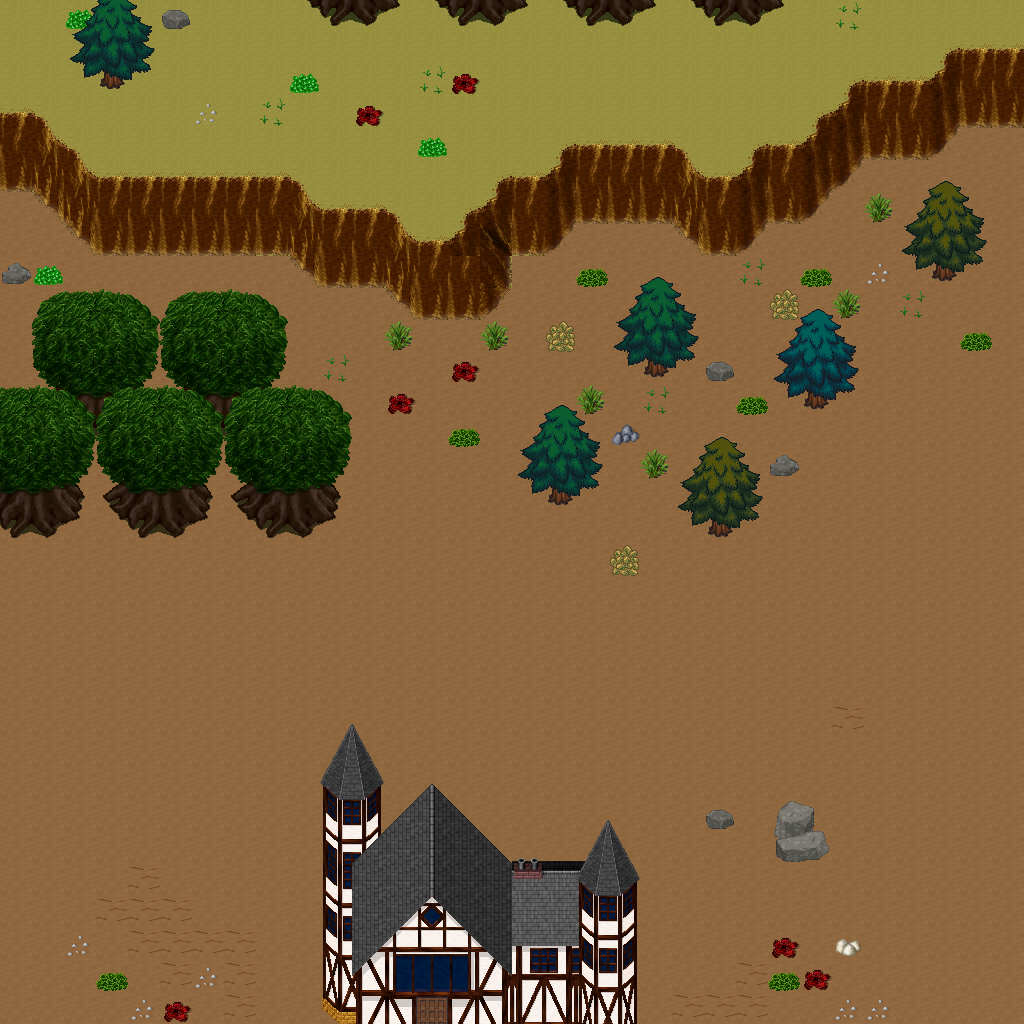

This is a level from a 2D game, rendered from its Tiled map with the project's own tilesets. A one-line summary and the map file follow, with tile-layer data summarised:
An orthogonal 32x32 tile map with 32x32 px tiles, 5 tile layers (Ground, Objects, Objects2, Above, ...), 1 hidden layer not drawn, 23 tilesets.

<map version="1.10" tiledversion="1.11.0" orientation="orthogonal" renderorder="right-down" width="32" height="32" tilewidth="32" tileheight="32" infinite="0" nextlayerid="11" nextobjectid="1">
 <tileset firstgid="1" name="ground_ground" tilewidth="32" tileheight="32" tilecount="33" columns="3">
  <image source="../drawable/ground_ground.png" width="96" height="352" />
 </tileset>
 <tileset firstgid="34" name="ground_ridge_earth_dark" tilewidth="32" tileheight="32" tilecount="96" columns="12">
  <image source="../drawable/ground_ridge_earth_dark.png" width="384" height="256" />
 </tileset>
 <tileset firstgid="130" name="logic_collision" tilewidth="32" tileheight="32" tilecount="1" columns="1">
  <image source="../drawable/logic_collision.png" width="32" height="32" />
 </tileset>
 <tileset firstgid="131" name="logic_creature_animal" tilewidth="32" tileheight="32" tilecount="32" columns="8">
  <image source="../drawable/logic_creature_animal.png" width="256" height="128" />
 </tileset>
 <tileset firstgid="163" name="ground_earth_edges" tilewidth="32" tileheight="32" tilecount="18" columns="6">
  <image source="../drawable/ground_earth_edges.png" width="192" height="96" />
 </tileset>
 <tileset firstgid="181" name="plant_grasses" tilewidth="32" tileheight="32" tilecount="6" columns="3">
  <image source="../drawable/plant_grasses.png" width="96" height="64" />
 </tileset>
 <tileset firstgid="187" name="ground_earth_edges_yellowgreen" tilewidth="32" tileheight="32" tilecount="15" columns="5">
  <image source="../drawable/ground_earth_edges_yellowgreen.png" width="160" height="96" />
 </tileset>
 <tileset firstgid="202" name="ground_grass_corners" tilewidth="32" tileheight="32" tilecount="24" columns="6">
  <image source="../drawable/ground_grass_corners.png" width="192" height="128" />
 </tileset>
 <tileset firstgid="226" name="plant_tree_tree_darkgreen" tilewidth="32" tileheight="32" tilecount="88" columns="8">
  <image source="../drawable/plant_tree_tree_darkgreen.png" width="256" height="352" />
 </tileset>
 <tileset firstgid="314" name="plant_tree_evergreen" tilewidth="32" tileheight="32" tilecount="36" columns="3">
  <image source="../drawable/plant_tree_evergreen.png" width="96" height="384" />
 </tileset>
 <tileset firstgid="350" name="plant_bush_various_small" tilewidth="32" tileheight="32" tilecount="9" columns="3">
  <image source="../drawable/plant_bush_various_small.png" width="96" height="96" />
 </tileset>
 <tileset firstgid="359" name="plant_bush_bushes" tilewidth="32" tileheight="32" tilecount="10" columns="5">
  <image source="../drawable/plant_bush_bushes.png" width="160" height="64" />
 </tileset>
 <tileset firstgid="369" name="building_decoration_rocks" tilewidth="32" tileheight="32" tilecount="6" columns="3">
  <image source="../drawable/building_decoration_rocks.png" width="96" height="64" />
 </tileset>
 <tileset firstgid="375" name="ground_stonecircle" tilewidth="32" tileheight="32" tilecount="81" columns="9">
  <image source="../drawable/ground_stonecircle.png" width="288" height="288" />
 </tileset>
 <tileset firstgid="456" name="ground_rock_rocks" tilewidth="32" tileheight="32" tilecount="4" columns="2">
  <image source="../drawable/ground_rock_rocks.png" width="64" height="64" />
 </tileset>
 <tileset firstgid="460" name="building_decoration_orbpedestal" tilewidth="32" tileheight="32" tilecount="2" columns="1">
  <image source="../drawable/building_decoration_orbpedestal.png" width="32" height="64" />
 </tileset>
 <tileset firstgid="462" name="building_house_chalet" tilewidth="32" tileheight="32" tilecount="56" columns="7">
  <image source="../drawable/building_house_chalet.png" width="224" height="256" />
 </tileset>
 <tileset firstgid="518" name="building_tower_chalet" tilewidth="32" tileheight="32" tilecount="16" columns="2">
  <image source="../drawable/building_tower_chalet.png" width="64" height="256" />
 </tileset>
 <tileset firstgid="534" name="plant_bush_bush_pinks" tilewidth="32" tileheight="32" tilecount="4" columns="2">
  <image source="../drawable/plant_bush_bush_pinks.png" width="64" height="64" />
 </tileset>
 <tileset firstgid="538" name="ground_dry_grass" tilewidth="32" tileheight="32" tilecount="54" columns="9">
  <image source="../drawable/ground_dry_grass.png" width="288" height="192" />
 </tileset>
 <tileset firstgid="592" name="object_rock_pillars_stone" tilewidth="32" tileheight="32" tilecount="36" columns="6">
  <image source="../drawable/object_rock_pillars_stone.png" width="192" height="192" />
 </tileset>
 <tileset firstgid="628" name="building_door_brown_door" tilewidth="32" tileheight="32" tilecount="3" columns="1">
  <image source="../drawable/building_door_brown_door.png" width="32" height="96" />
 </tileset>
 <tileset firstgid="631" name="logic_creature_fowl" tilewidth="32" tileheight="32" tilecount="6" columns="6">
  <image source="../drawable/logic_creature_fowl.png" width="192" height="32" />
 </tileset>
 <layer id="1" name="Ground" width="32" height="32">
  <data>[1024 cells, 1024 non-empty, 8 distinct tile ids]</data>
 </layer>
 <layer id="2" name="Objects" width="32" height="32">
  <data>[1024 cells, 255 non-empty, 61 distinct tile ids]</data>
 </layer>
 <layer id="3" name="Objects2" width="32" height="32">
  <data>[1024 cells, 14 non-empty, 8 distinct tile ids]</data>
 </layer>
 <layer id="4" name="Above" width="32" height="32">
  <data>[1024 cells, 155 non-empty, 68 distinct tile ids]</data>
 </layer>
 <layer id="5" name="Above2" width="32" height="32">
  <data>[1024 cells, 40 non-empty, 22 distinct tile ids]</data>
 </layer>
 <layer id="6" name="Walkable" width="32" height="32" visible="0">
  <data>[1024 cells, 194 non-empty, 1 distinct tile ids]</data>
 </layer>
 <objectgroup id="7" name="Mapevents" />
 <objectgroup id="8" name="Spawn" />
 <objectgroup id="9" name="Keys" />
 <objectgroup id="10" name="Replace" />
</map>
